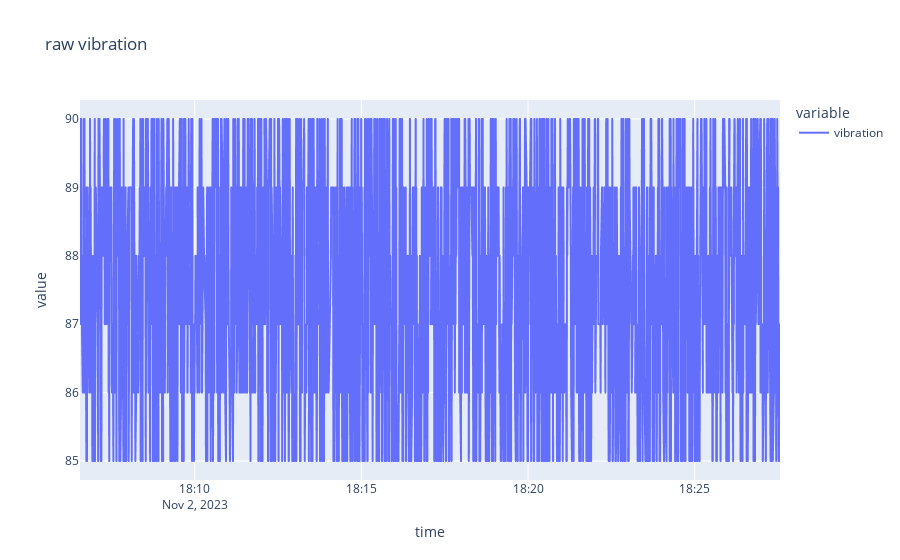

The notebook cell saved with this chart:
### Code cell
query = '''SELECT vibration FROM machine_data WHERE "machineID" = 'machine2' AND time >= now() - 30m'''
table = client.query(query=query, language="influxql")
normal_data = table.to_pandas().drop(columns=['iox::measurement']).set_index('time')
print(normal_data)
fig = px.line(normal_data, y=["vibration"], title='raw vibration')
fig.show()

### Figure 1 — Plotly figure (JSON) as saved in the notebook; plotly's stock layout.template omitted (floating-point values rounded to 4 significant figures; data arrays with more than 128 entries replaced by an {"elided": "..."} marker saying what was removed)
{"data": [{"hovertemplate": "variable=vibration<br>time=%{x}<br>value=%{y}<extra></extra>", "legendgroup": "vibration", "line": {"color": "#636efa", "dash": "solid"}, "marker": {"symbol": "circle"}, "mode": "lines", "name": "vibration", "showlegend": true, "type": "scattergl", "x": {"elided": "1899 str values"}, "xaxis": "x", "y": {"elided": "1899 int values"}, "yaxis": "y"}], "layout": {"legend": {"title": {"text": "variable"}, "tracegroupgap": 0}, "title": {"text": "raw vibration"}, "xaxis": {"anchor": "y", "domain": [0, 1], "title": {"text": "time"}}, "yaxis": {"anchor": "x", "domain": [0, 1], "title": {"text": "value"}}}}
